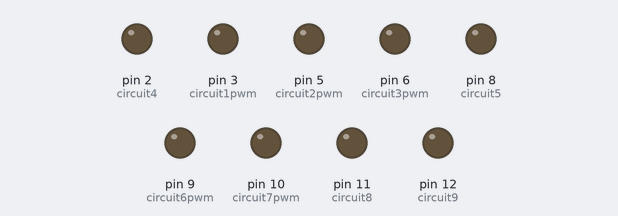
Recording of a sketch running on a simulated Arduino Uno, built with avr-gcc and run on an emulated ATmega328P. On the bench: output pins drawn as LEDs (lit = HIGH).

Above: at 0.15 s.
At 1.4 s:
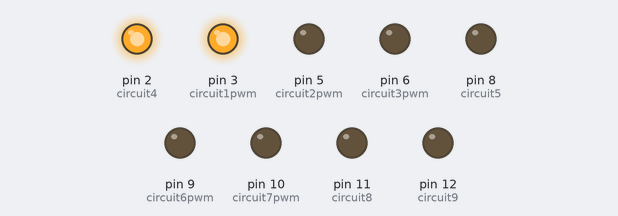
At 10.3 s:
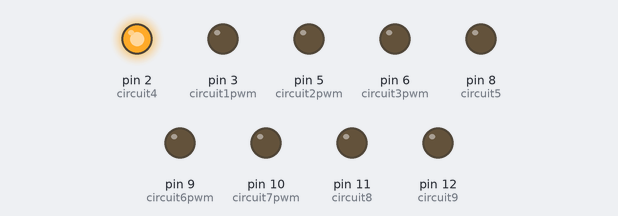
Timing chart, 0 to 13.0 s (numbered marks = the images above):
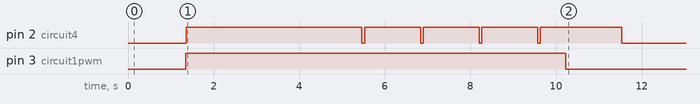

The sketch:

milkjug2.ino
```cpp
// constants won't change. They're used here to
// set pin numbers:
const int circuit1pwm = 3;      // the number of the LED pins
const int circuit2pwm = 5;
const int circuit3pwm = 6;
const int circuit4 = 2;
const int circuit5 = 8;
const int circuit6pwm = 9;
const int circuit7pwm = 10;
const int circuit8 = 11;
const int circuit9 = 12;

// ANALOG
int ledState1 = 0;
int ledState2 = 0;
int ledState3 = 0;
int ledState6 = 0;
int ledState7 = 0;

// DIGITAL
// int ledState1 = LOW;
// int ledState2 = LOW;
// int ledState3 = LOW;
int ledState4 = LOW;
int ledState5 = LOW;
// int ledState6 = LOW;
// int ledState7 = LOW;
int ledState8 = LOW;
int ledState9 = LOW;

int ledState[9] = {ledState1, ledState2, ledState3, ledState4, ledState5, ledState6, ledState7, ledState8, ledState9};
int low[9] = {0, 0, 0, LOW, LOW, 0, 0, LOW, LOW};
int high[9] = {255, 255, 255, HIGH, HIGH, 255, 255, HIGH, HIGH};
int digitalOn[9] = {0, 0, 0, 0, 0, 0, 0, 0, 0};
int digitalOff[9] = {0, 0, 0, 0, 0, 0, 0,  0, 0};
int inSpeed[9] = {1, 1, 1, 1, 1, 1, 1, 1, 1};
int outSpeed[9] = {1, 1, 1, 1, 1, 1, 1, 1, 1};

boolean asc[5] = {false, false, false, false, false};
boolean done[5] = {true, true, true, true, true};
boolean pulsing[5] = {false, false, false, false, false};

int count = 0;

void setup() {
  pinMode(circuit1pwm, OUTPUT);
  pinMode(circuit2pwm, OUTPUT);
  pinMode(circuit3pwm, OUTPUT);
  pinMode(circuit4, OUTPUT);
  pinMode(circuit5, OUTPUT);
  pinMode(circuit6pwm, OUTPUT);
  pinMode(circuit7pwm, OUTPUT);
  pinMode(circuit8, OUTPUT);
  pinMode(circuit9, OUTPUT);
}

void loop() {
  // ANALOG
  analogWrite(circuit1pwm, ledState[0]);
  analogWrite(circuit2pwm, ledState[1]);
  analogWrite(circuit3pwm, ledState[2]);
  analogWrite(circuit6pwm, ledState[5]);
  analogWrite(circuit7pwm, ledState[6]);

  // DIGITAL
//  digitalWrite(circuit1pwm, ledState[0]);
//  digitalWrite(circuit2pwm, ledState[1]);
//  digitalWrite(circuit3pwm, ledState[2]);
//  digitalWrite(circuit6pwm, ledState[5]);
//  digitalWrite(circuit7pwm, ledState[6]);
  digitalWrite(circuit4, ledState[3]);
  digitalWrite(circuit5, ledState[4]);
  digitalWrite(circuit8, ledState[7]);
  digitalWrite(circuit9, ledState[8]);

  delay(5);

  if (count == 10)
  {
    fadeIn(1, 0, 255, 1);
    fadeIn(4, 0, 255, 1);
  }

  if (count == 800)
  {
    pulse(1, 0, 255, 3, 2);
    pulse(4, 0, 255, 20, 1);
  }

  if (count == 1900)
  {
    fadeIn(1, 0, 255, 1);
    fadeIn(4, 0, 255, 1);
  }
  if (count == 2000)
  {
    fadeOut(1, 0, 255, 1);
    fadeOut(4, 0, 255, 1);
  }

    for (int i = 1; i <= 9; i++)
    processCircuit(i);

  count++;
}

void turnOn(int circuit, int highVal)
{
  pulsing[circuit - 1] = false;
  asc[circuit - 1] = true;
  done[circuit - 1] = true;
  high[circuit - 1] = highVal;

  if (circuit == 4 || circuit == 5 || circuit == 8 || circuit == 9)
  {
    digitalOn[circuit - 1] = count;
  }
  else
  {
    ledState[circuit - 1] = highVal;
  }
}

void turnOff(int circuit, int lowVal)
{
  pulsing[circuit - 1] = false;
  asc[circuit - 1] = false;
  done[circuit - 1] = true;
  low[circuit - 1] = lowVal;

  if (circuit == 4 || circuit == 5 || circuit == 8 || circuit == 9)
  {
    digitalOff[circuit - 1] = count;
  }
  else
  {
    ledState[circuit - 1] = lowVal;
  }
}

void fadeIn(int circuit, int lowVal, int highVal, int fadeSpeed)
{
  pulsing[circuit - 1] = false;
  asc[circuit - 1] = true;
  done[circuit - 1] = false;
  low[circuit - 1] = lowVal;
  high[circuit - 1] = highVal;
  inSpeed[circuit - 1] = fadeSpeed;

  // Digital
  if (circuit == 4 || circuit == 5 || circuit == 8 || circuit == 9)
  {
    inSpeed[circuit - 1] = ((highVal - lowVal + 1) / fadeSpeed);
    digitalOn[circuit - 1] = count + inSpeed[circuit - 1];
  }
}

void fadeOut(int circuit, int lowVal, int highVal, int fadeSpeed)
{
  pulsing[circuit - 1] = false;
  asc[circuit - 1] = false;
  done[circuit - 1] = false;
  low[circuit - 1] = lowVal;
  high[circuit - 1] = highVal;
  inSpeed[circuit - 1] = fadeSpeed;

  // Digital
  if (circuit == 4 || circuit == 5 || circuit == 8 || circuit == 9)
  {
    outSpeed[circuit - 1] = ((highVal - lowVal + 1) / fadeSpeed);
    digitalOff[circuit - 1] = count + outSpeed[circuit - 1];
  }
}

void pulse(int circuit, int lowVal, int highVal, int fadeInSpeed, int fadeOutSpeed)
{
  pulsing[circuit - 1] = true;
  done[circuit - 1] = false;
  low[circuit - 1] = lowVal;
  high[circuit - 1] = highVal;
  inSpeed[circuit - 1] = fadeInSpeed;
  outSpeed[circuit - 1] = fadeOutSpeed;
  // Digital
  if (circuit == 4 || circuit == 5 || circuit == 8 || circuit == 9)
  {
    inSpeed[circuit - 1] = ((highVal - lowVal + 1) / fadeInSpeed);
    outSpeed[circuit - 1] = ((highVal - lowVal + 1) / fadeOutSpeed);
    digitalOn[circuit - 1] = count + inSpeed[circuit - 1];
    digitalOff[circuit - 1] = count + outSpeed[circuit - 1] + inSpeed[circuit - 1];
  }
}

void processCircuit(int circuit)
{
  // Analog circuits
  if (circuit == 1 || circuit == 2 || circuit == 3 || circuit == 6 || circuit == 7)
  {
    // This circuit should be ascending in value
    if (asc[circuit - 1] && !done[circuit - 1])
    {
      if (ledState[circuit - 1] < high[circuit - 1])
        ledState[circuit - 1] += inSpeed[circuit - 1];
      if (ledState[circuit - 1] >= high[circuit - 1])
      {
        if (pulsing[circuit - 1])
          asc[circuit - 1] = false;
        else
          done[circuit - 1] = true;
        ledState[circuit - 1] = high[circuit - 1];
      }
    }

    // This circuit should be descending in value
    else if (!asc[circuit - 1] && !done[circuit - 1])
    {
      if (ledState[circuit - 1] > low[circuit - 1])
        ledState[circuit - 1] -= outSpeed[circuit - 1];
      if (ledState[circuit - 1] <= low[circuit - 1])
      {
        if (pulsing[circuit - 1])
          asc[circuit - 1] = true;
        else
          done[circuit - 1] = true;
        ledState[circuit - 1] = low[circuit - 1];
      }
    }
  }


  // Digital circuits
  else
  {
    if (count == digitalOn[circuit - 1])
    {
      ledState[circuit - 1] = HIGH;
      if (pulsing[circuit - 1])
      {
        digitalOff[circuit - 1] = digitalOn[circuit - 1] + outSpeed[circuit - 1];
      }
    }
    if (count == digitalOff[circuit - 1])
    {
      ledState[circuit - 1] = LOW;
      if (pulsing[circuit - 1])
      {
        digitalOn[circuit - 1] = digitalOff[circuit - 1] + inSpeed[circuit - 1];
      }
    }
  }
}
```

Measured:
- by itself, pin 2 (circuit4): goes HIGH 4.1 s, 3 × (LOW 0.06 s, HIGH 1.3 s), LOW 0.06 s, HIGH 1.9 s, then LOW
- by itself, pin 3 (circuit1pwm): LOW → HIGH at 1.4 s, → LOW 8.9 s later
